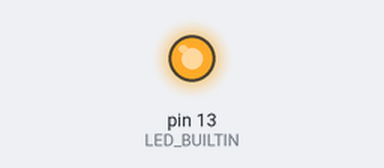
Simulated run of this sketch. Board: Arduino Uno, built with avr-gcc and run on an emulated ATmega328P. On the bench: output pins drawn as LEDs (lit = HIGH). What the sketch prints to the serial monitor is not drawn.

Above: at 0.2 s.
At 49.2 s:
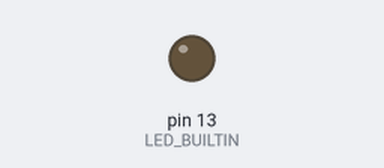
Timing chart, 0 to 55.9 s (numbered marks = the images above):
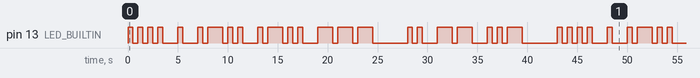

The sketch:

M1_Morse_Code.ino
```cpp
#include <stdarg.h>

#define UNIT_TIME 500 // Milliseconds
#define SAME_LETTER_DELAY (1 * UNIT_TIME)
#define BETWEEN_LETTER_DELAY (3 * UNIT_TIME)
#define BETWEEN_WORD_DELAY (7 * UNIT_TIME)
#define DOT 0
#define DASH 1

const String str = "HELLO IMU";

void dot()
{
  digitalWrite(LED_BUILTIN, HIGH);
  delay(UNIT_TIME);
  digitalWrite(LED_BUILTIN, LOW);
}

void dash()
{
  digitalWrite(LED_BUILTIN, HIGH);
  delay(3 * UNIT_TIME);
  digitalWrite(LED_BUILTIN, LOW);
}

void blink(int cnt, ...)
{
  va_list args;
  va_start(args, cnt);
  for (int i = 0; i < cnt; ++i)  {
    if (va_arg(args, int) == DOT) {
      dot();
    } else {
      dash();
    }
    if (i < cnt - 1) {
      delay(SAME_LETTER_DELAY);
    }
  }
  va_end(args);
}

void setup()
{
  pinMode(LED_BUILTIN, OUTPUT);
  Serial.begin(9600);
}

void loop()
{
  for (unsigned int i = 0; i < str.length(); ++i) {
    const char c = str.charAt(i);
    Serial.print(c);
    switch (c) {
      case 'H':
        blink(4, DOT, DOT, DOT, DOT);
        break;
      case 'E':
        blink(1, DOT);
        break;
      case 'L':
        blink(4, DOT, DASH, DOT, DOT);
        break;
      case 'O':
        blink(3, DASH, DASH, DASH);
        break;
      case 'I':
        blink(2, DOT, DOT);
        break;
      case 'M':
        blink(2, DASH, DASH);
        break;
      case 'U':
        blink(3, DOT, DOT, DASH);
        break;
      default:
        break;
    }

    if (c == ' ') {
      delay(BETWEEN_WORD_DELAY);
    } else if (i < str.length() - 1 && str.charAt(i + 1) != ' ') {
      delay(BETWEEN_LETTER_DELAY);
    }

  }

  Serial.println("");
  delay(BETWEEN_WORD_DELAY);
}
```

Measured:
- by itself, pin 13 (LED_BUILTIN): moves between LOW and HIGH, repeating every 43.0 s
- by itself, everything shown: repeats every 43.0 s, in 46 steps
